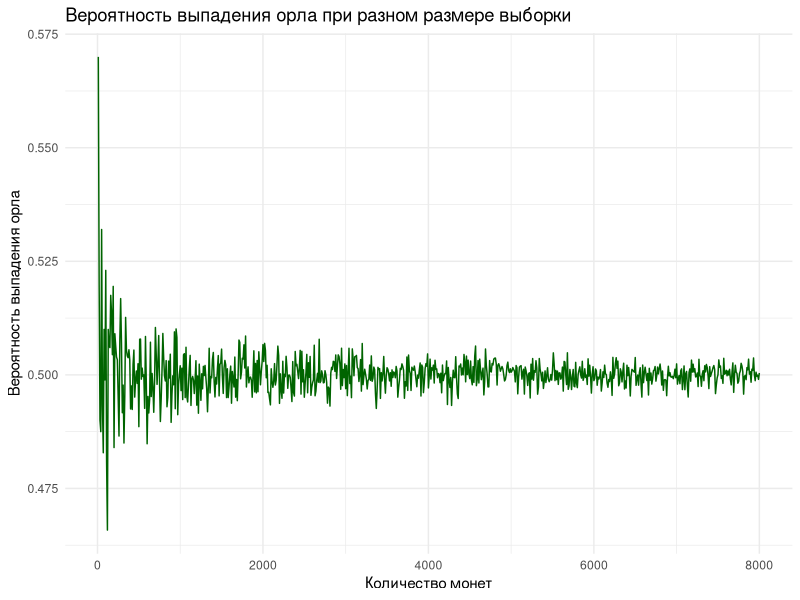
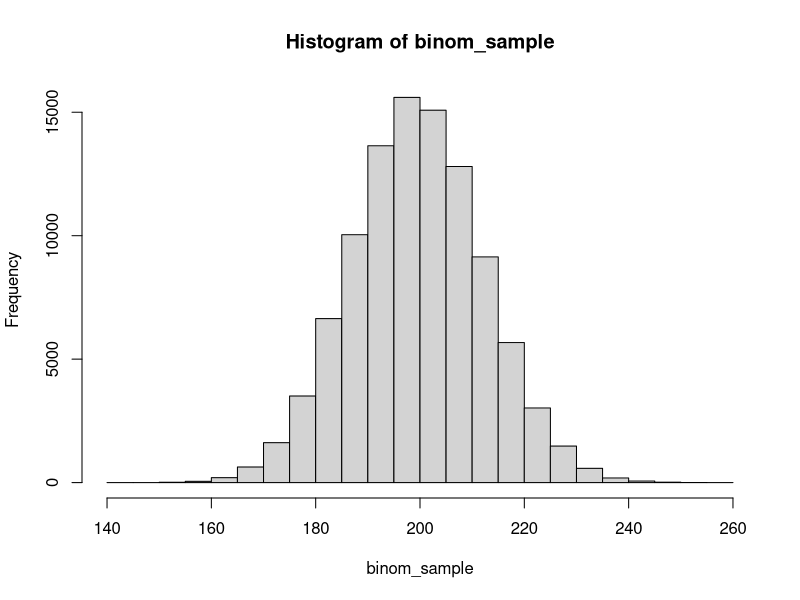
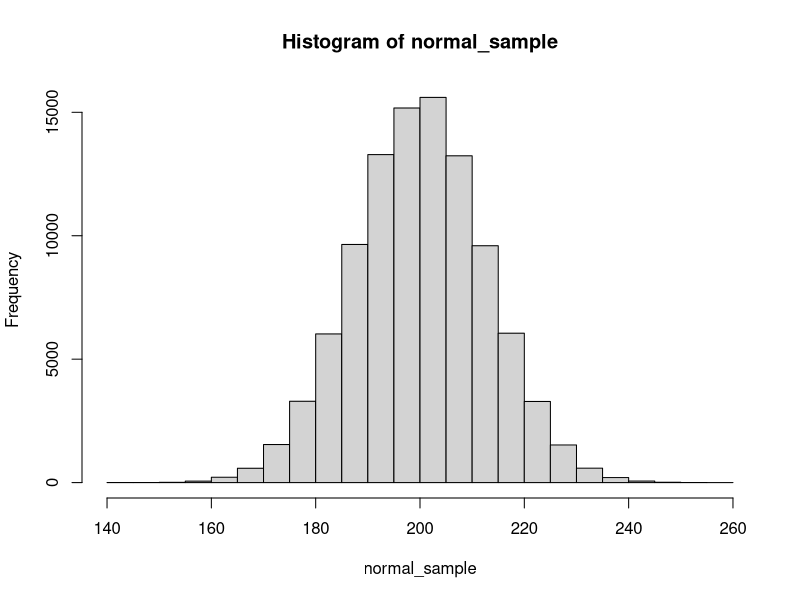
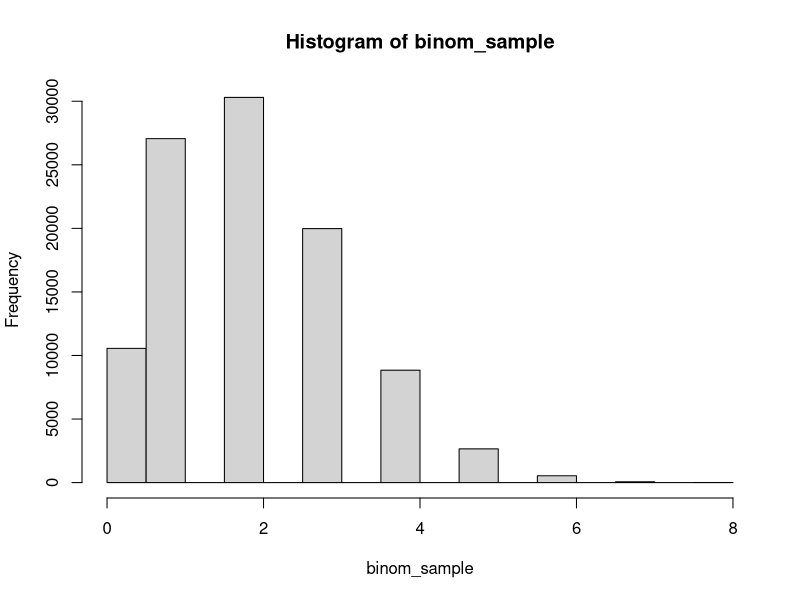
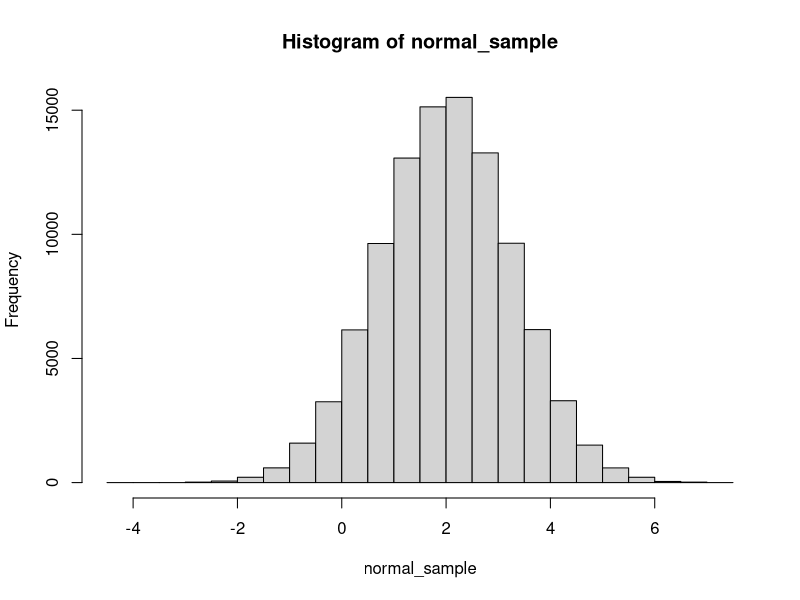
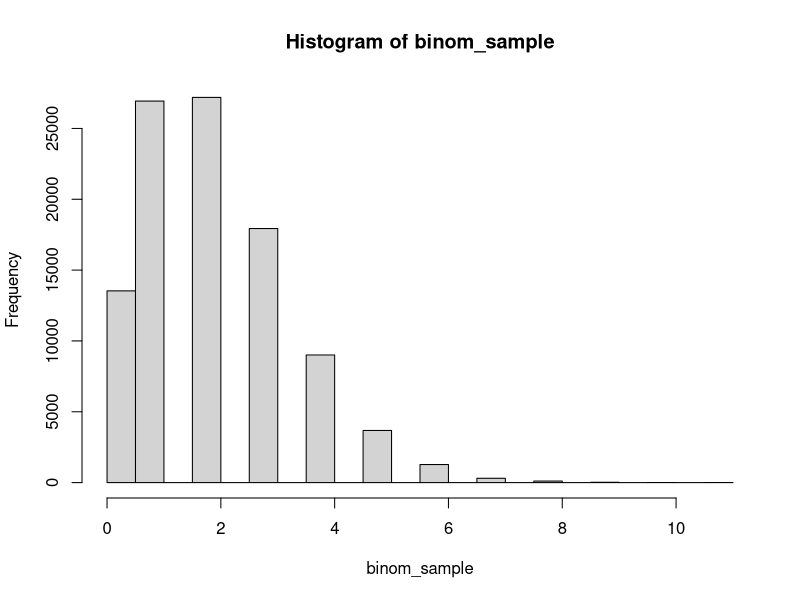
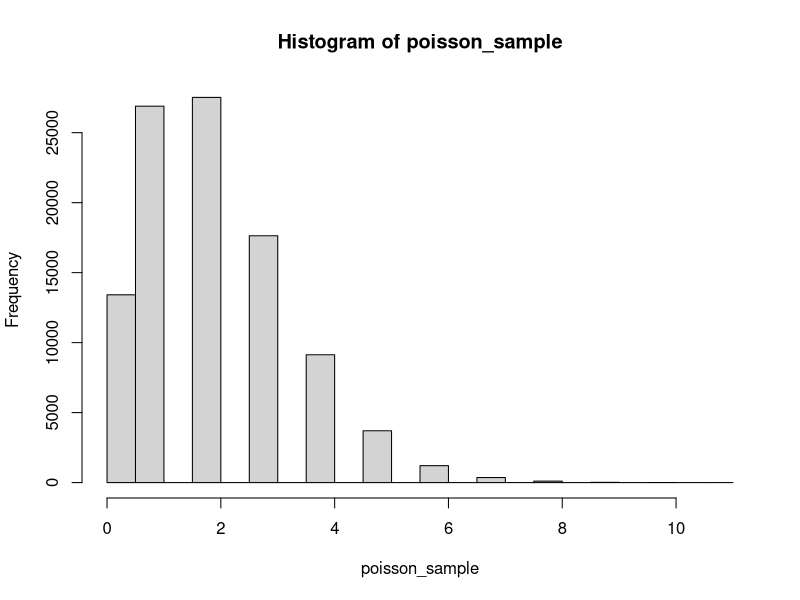
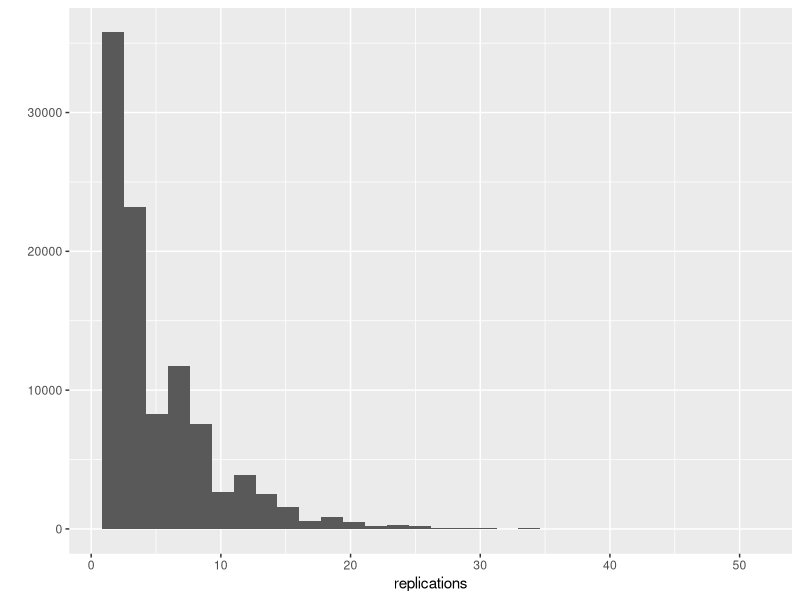

R code for these plots, in order:
## ---- chunk 1
# "Вероятность выпадения орла при разном размере выборки"

# Функция для моделирования броска монеты
simulate_coin_toss <- function(probability, size) {
  mean(rbinom(10, size, probability) / size)
}

# Загрузка необходимых библиотек
library(ggplot2)

# Создание данных
sample_sizes <- seq(10, 8000, 10)
constant_probability <- 0.5

# Расчет вероятности выпадения орла для постоянной вероятности
probability_heads <- sapply(sample_sizes, function(size) simulate_coin_toss(constant_probability, size))

# Создание фрейма данных
data <- data.frame(sample_sizes = rep(sample_sizes, each = length(constant_probability)),
                   constant_probability = rep(constant_probability, times = length(sample_sizes)),
                   probability_heads = probability_heads)

# Построение графика с использованием ggplot2
ggplot(data, aes(x = sample_sizes, y = probability_heads)) +
  geom_line(color = "darkgreen") +
  labs(title = "Вероятность выпадения орла при разном размере выборки",
       x = "Количество монет", y = "Вероятность выпадения орла") +
  theme_minimal()

## ---- chunk 2
# rbinom (количество ипытаний, количество монет, вероятность)
mean(rbinom(10000, 10 , .3) == 2)

# dbinom ( x, size, prob)
dbinom(2, 10, .3)
## ---- chunk 3
# Calculate the probability that at least five coins are heads

1 - pbinom(4, 10, .3)

mean(rbinom(10000, 10, 0.3) >= 5)
# Confirm your answer with a simulation of 10,000 trials
## ---- chunk 4
# Here is how you computed the answer in the last problem
mean(rbinom(10000, 10, .3) >= 5)

# Try now with 100, 1000, 10,000, and 100,000 trials
mean(rbinom(100, 10, .3) >= 5)
mean(rbinom(1000, 10, .3) >= 5)
mean(rbinom(10000, 10, .3) >= 5)
mean(rbinom(100000, 10, .3) >= 5)
mean(rbinom(1000000, 10, .3) >= 5)
## ---- chunk 5
# Calculate the expected value using the exact formula

# EV[X] binomial = size * p
25 * 0.3
# Confirm with a simulation using rbinom

mean(rbinom(10000, 25, 0.3))
## ---- chunk 6
# Calculate the variance using the exact formula
# sigma = size * p * (1-p)

25 * 0.3 * 0.7

# Confirm with a simulation using rbinom

var(rbinom(10000, 25, 0.3))
## ---- chunk 7
# Pr(A & B) = Pr(A) * Pr(B)

# Simulate 100,000 flips of a coin with a 40% chance of heads
A <- rbinom(100000, 1, .4)

# Simulate 100,000 flips of a coin with a 20% chance of heads
B <- rbinom(100000, 1, .2)

# Estimate the probability both A and B are heads
mean(A & B)
## ---- chunk 8
# Pr(A & B & C) = Pr(A) * Pr(B) * Pr(C)

# You've already simulated 100,000 flips of coins A and B
A <- rbinom(100000, 1, .4)
B <- rbinom(100000, 1, .2)

# Simulate 100,000 flips of coin C (70% chance of heads)
C <- rbinom(100000, 1, .7)

# Estimate the probability A, B, and C are all heads
mean(A & B & C)
## ---- chunk 9
# Pr (A | B) = Pr(A) + Pr(B) - Pr(A) * Pr(B)

# Simulate 100,000 flips of a coin with a 60% chance of heads
A <- rbinom(100000, 1, 0.6)

# Simulate 100,000 flips of a coin with a 10% chance of heads
B <- rbinom(100000, 1, 0.1)

# Estimate the probability either A or B is heads
mean(A | B)
## ---- chunk 10
# Use rbinom to simulate 100,000 draws from each of X and Y
X <- rbinom(100000, 10, .6)
Y <- rbinom(100000, 10, .7)

# Estimate the probability either X or Y is <= to 4
mean(X <= 4| Y <= 4) 

# Use pbinom to calculate the probabilities separately
prob_X_less <- pbinom(4, 10, .6)
prob_Y_less <- pbinom(4, 10, .7)

# Combine these to calculate the exact probability either <= 4
prob_X_less + prob_Y_less - prob_X_less * prob_Y_less 

## ---- chunk 11
X <- rbinom(100000, 10, 0.5)
mean(X)
Y <- X * 3

mean(Y)

var(X)
var(Y)
## ---- chunk 12
X <- rbinom(100, 50, 0.4)
mean(X * 3)
## ---- chunk 13
# Simulate 100,000 draws of a binomial with size 20 and p = .1
X <- rbinom(100000, 20, .1)

# Estimate the expected value of X
mean(X)

# Estimate the expected value of 5 * X
mean(X * 5)
## ---- chunk 14
X <- rbinom(100000, 20, .1)
var(X)
var(X * 5)
## ---- chunk 15
# If X is drawn from a binomial with size 20 and p = .3, and Y from size 40 and p = .1, what is the expected value (mean) of X + Y?

X <- rbinom(100000, 20, .3)
Y <- rbinom(100000, 40, .1)
mean(X) + mean((Y))
## ---- chunk 16
# В последнем упражнении с множественным выбором вы изучили ожидаемое значение суммы двух биномов. Здесь вы оцените дисперсию.

# Используйте свое моделирование, чтобы оценить дисперсию 3 * X + Y.

X <- rbinom(100000, 20, .3)
Y <- rbinom(100000, 40, .1)
var(X + Y)
var(3 * X + Y)

## ---- chunk 17
# Simulate 50000 cases of flipping 20 coins from fair and from biased
fair <- rbinom(50000, 20, .5)
biased <- rbinom(50000, 20, .75)

# How many fair cases, and how many biased, led to exactly 11 heads?
fair_11 <- sum(fair == 11)
fair_11
biased_11 <- sum(biased == 11)
biased_11
# Найдите долю честных монет, равную 11, из всех монет, которых было 11

fair_11/(fair_11 + biased_11)

## ---- chunk 18
# Simulate 50000 cases of flipping 20 coins from fair and from biased
fair <- rbinom(50000, 20, .5)
biased <- rbinom(50000, 20, .75)

# How many fair cases, and how many biased, led to exactly 16 heads?
fair_16 <- sum(fair == 16)
fair_16
biased_16 <- sum(biased == 16)
biased_16

# Find the fraction of fair coins that are 16 out of all coins that were 16

fair_16/(fair_16 + biased_16)
## ---- chunk 19
# Simulate 8000 cases of flipping a fair coin, and 2000 of a biased coin
fair_flips <- rbinom(8000 , 20, .5)
biased_flips <- rbinom(2000, 20, .75)

# Find the number of cases from each coin that resulted in 14/20
fair_14 <- sum(fair_flips == 14)
biased_14 <- sum(biased_flips == 14)

# Use these to estimate the posterior probability

fair_14/(fair_14 + biased_14)
## ---- chunk 20
# Simulate 80,000 draws from fair coin, 10,000 from each of high and low coins
flips_fair <- rbinom(80000, 20, .5)
flips_high <- rbinom(10000, 20, .75)
flips_low <- rbinom(10000, 20, .25)

# Compute the number of coins that resulted in 14 heads from each of these piles
fair_14 <- sum (flips_fair == 14)
high_14 <- sum (flips_high == 14)
low_14 <- sum (flips_low == 14)

# Compute the posterior probability that the coin was fair

fair_14 / (fair_14 + high_14 + low_14)
## ---- chunk 21
# Use dbinom to calculate the probability of 11/20 heads with fair or biased coin
probability_fair <-dbinom(11, 20, .5)
probability_biased <- dbinom(11,20,.75)

# Calculate the posterior probability that the coin is fair
probability_fair/ (probability_fair + probability_biased)
## ---- chunk 22
# Find the probability that a coin resulting in 14/20 is fair
probability_fair <- dbinom(14, 20, .5)
probability_biased <- dbinom(14, 20, .75)
probability_fair / (probability_fair + probability_biased)

# Find the probability that a coin resulting in 18/20 is fair
probability_fair <- dbinom(18, 20, .5)
probability_biased <- dbinom(18, 20, .75)
probability_fair / (probability_fair + probability_biased)
## ---- chunk 23
# Use dbinom to find the probability of 16/20 from a fair or biased coin
probability_16_fair <- dbinom(16, 20, .5)
probability_16_biased <- dbinom(16, 20, .75)

# Use Bayes' theorem to find the posterior probability that the coin is fair
probability_16_fair * 0.99/ (probability_16_fair * 0.99 + probability_16_biased * 0.01)
## ---- chunk 24
# Draw a random sample of 100,000 from the Binomial(1000, .2) distribution
binom_sample <- rbinom(100000, 1000, .2)
hist(binom_sample)
# Draw a random sample of 100,000 from the normal approximation
normal_sample <- rnorm(100000, 200, sqrt(160))
hist(normal_sample)
## ---- chunk 25
# Simulations from the normal and binomial distributions
binom_sample <- rbinom(100000, 1000, .2)
normal_sample <- rnorm(100000, 200, sqrt(160))

# Use binom_sample to estimate the probability of <= 190 heads
mean(binom_sample <= 190)

# Use normal_sample to estimate the probability of <= 190 heads
mean(normal_sample <= 190)

# Calculate the probability of <= 190 heads with pbinom
pbinom(190, 1000, .2)

# Calculate the probability of <= 190 heads with pnorm
pnorm(190, 200, sqrt(160))
## ---- chunk 26
# Draw a random sample of 100,000 from the Binomial(10, .2) distribution
binom_sample <- rbinom(100000, 10, .2)
mean(binom_sample)
var(binom_sample)
hist(binom_sample)
# Draw a random sample of 100,000 from the normal approximation
normal_sample <- rnorm(100000, 2, sqrt(1.6))
hist(normal_sample)
## ---- chunk 27
# Draw a random sample of 100,000 from the Binomial(1000, .002) distribution
binom_sample <- rbinom(100000, 1000, .002) 
hist(binom_sample)
# Draw a random sample of 100,000 from the Poisson approximation
poisson_sample <- rpois(100000, 2)
hist(poisson_sample)
## ---- chunk 28
# Simulate 100,000 draws from Poisson(2)
poisson_sample <-rpois(100000, 2)

# Find the percentage of simulated values that are 0
mean(poisson_sample == 0)

# Use dpois to find the exact probability that a draw is 0
dpois(0,2)
## ---- chunk 29
X <- rpois(100000, 1)
Y <- rpois(100000, 2)

Z <- X + Y # equal distr : rpois(10000,3)

## ---- chunk 30
# Simulate 100 instances of flipping a 20% coin
flips <- rbinom(100,1, .2)

# Use which to find the first case of 1 ("heads")
which(flips == 1)[1]
## ---- chunk 31
library(ggplot2)
# Existing code for finding the first instance of heads
which(rbinom(100, 1, 0.2) == 1)[1]

# Replicate this 100,000 times using replicate()
replications <- replicate(100000, which(rbinom(100, 1, 0.2) == 1)[1])

# Histogram the replications with qplot
qplot(replications)
## ---- chunk 32
# Replications from the last exercise
replications <- replicate(100000, which(rbinom(100, 1, .2) == 1)[1])
hist(replications)

# Generate 100,000 draws from the corresponding geometric distribution
geom_sample <- rgeom(n = 100000, prob = 0.2)
hist(geom_sample)
## ---- chunk 33
pgeom(4, .1)
1 - pgeom(19, 0.1)
## ---- chunk 34
# Calculate the probability of machine working on day 1-30
library(ggplot2)
still_working <- 1 - pgeom(c(0:29), .1)

# Plot the probability for days 1 to 30
qplot(1:30, still_working)
## ---- chunk 35
# Заданные вероятности
p_disease <- 0.01  # Вероятность того, что человек болен
p_not_disease <- 1 - p_disease  # Вероятность того, что человек не болен
p_positive_given_disease <- 0.95  # Вероятность положительного результата при наличии болезни (чувствительность)
p_positive_given_not_disease <- 1 - 0.90  # Вероятность положительного результата при отсутствии болезни (ложное срабатывание)

# Применение теоремы Байеса
p_disease_given_positive <- (p_positive_given_disease * p_disease) / ((p_positive_given_disease * p_disease) + (p_positive_given_not_disease * p_not_disease))

# Вывод результата
cat("Вероятность, что человек болен при положительном тесте:", round(p_disease_given_positive * 100, 2), "%\n")


## ---- chunk 36
# Генерация данных (положительные и отрицательные результаты теста)
n <- 100  # Общее количество испытаний
p <- 0.05  # Вероятность успеха (положительный результат теста)

# Моделирование биномиального распределения
binomial_distribution <- rbinom(1000, n, p)

# Построение гистограммы
hist(binomial_distribution, breaks = seq(0, n+1, by = 1), 
     main = "Биномиальное распределение в лабораторной диагностике",
     xlab = "Количество положительных результатов", ylab = "Частота")


## ---- chunk 37
# Заданные вероятности и количество испытаний
n <- 100  # Общее количество испытаний (людей)
p_disease <- 0.1  # Вероятность того, что человек болен
p_not_disease <- 1 - p_disease  # Вероятность того, что человек не болен
p_positive_given_disease <- 0.9  # Вероятность положительного результата при наличии болезни (чувствительность)
p_positive_given_not_disease <- 1 - 0.95  # Вероятность положительного результата при отсутствии болезни (ложное срабатывание)

# Моделирование биномиального распределения для положительных результатов теста
binomial_distribution <- rbinom(1000, n, p_disease)

# Построение гистограммы
hist(binomial_distribution, breaks = seq(0, n+1, by = 1), 
     main = "Биномиальное распределение для результатов теста ТТГ",
     xlab = "Количество положительных результатов", ylab = "Частота")

# Вероятность того, что человек действительно болен при положительном тесте
p_disease_given_positive <- (p_positive_given_disease * p_disease) / ((p_positive_given_disease * p_disease) + (p_positive_given_not_disease * p_not_disease))

cat("Вероятность, что человек болен при положительном тесте:", round(p_disease_given_positive * 100, 2), "%\n")

## ---- chunk 38
# Заданные вероятности и количество испытаний
n <- 200  # Общее количество испытаний (людей)
p_disease <- 0.15  # Вероятность того, что человек болен
p_not_disease <- 1 - p_disease  # Вероятность того, что человек не болен

# Моделирование биномиального распределения для положительных результатов теста
binomial_distribution <- rbinom(1000, n, p_disease/n)

# Расчет доверительного интервала
confidence_interval <- binom.test(sum(binomial_distribution), n, conf.level = 0.95)$conf.int

# Вывод результатов
cat("Доверительный интервал для вероятности болезни:", round(confidence_interval[1] * 100, 2), "% - ", round(confidence_interval[2] * 100, 2), "%\n")

## ---- chunk 39
# Заданные вероятности и количество испытаний
n <- 150  # Общее количество пациентов
p_disease <- 0.1  # Вероятность того, что пациент болен
p_not_disease <- 1 - p_disease  # Вероятность того, что пациент не болен
p_positive_given_disease <- 0.9  # Вероятность положительного результата при наличии болезни (чувствительность)
p_positive_given_not_disease <- 1 - 0.95  # Вероятность положительного результата при отсутствии болезни (ложное срабатывание)

# Моделирование биномиального распределения для положительных результатов теста
binomial_distribution <- rbinom(1000, n, p_disease)

# Построение гистограммы
hist(binomial_distribution, col = "darkgreen", breaks = seq(0, n+1, by = 1), 
     main = "Биномиальное распределение для результатов теста ТТГ",
     xlab = "Количество положительных результатов", ylab = "Частота")

# Вероятность получения определенного количества положительных результатов
probability_10_positives <- dbinom(10, n, p_disease)
cat("Вероятность получения 10 положительных результатов теста:", round(probability_10_positives * 100, 2), "%\n")

## ---- chunk 40
visualize_se <- function() {
  set.seed(123)  # Set the seed for reproducibility
  
  sample_sizes <- seq(5, 200, by = 8)  # Sample sizes from 8 to 200
  num_samples <- 1000  # Number of samples for each size
  
  se_values <- sapply(sample_sizes, function(size) {
    means <- replicate(num_samples, mean(rnorm(size)))
    sd(means) / sqrt(size)
  })
  
  # Plotting
  plot(sample_sizes, se_values, type = "b", pch = 16, 
       main = "Dependency of Standard Error on Sample Size",
       xlab = "Sample Size", ylab = "Standard Error of the Mean")
  
  abline(h = sd(rnorm(1000)) / sqrt(sample_sizes[1]), col = "red", lty = 2)
  legend("topright", legend = c("Theoretical Value", "Experimental Data"), col = c("red", "black"), lty = c(2, 1), pch = c(NA, 16))
}

# Call the function
visualize_se()


## ---- chunk 41
visualize_standard_error <- function(data, max_sample_size) {
  sample_sizes <- seq(8, max_sample_size, by = 1)
  means <- numeric(length(sample_sizes))
  standard_errors <- numeric(length(sample_sizes))

  for (i in seq_along(sample_sizes)) {
    sample_size <- sample_sizes[i]
    sample_means <- replicate(1000, mean(sample(data, sample_size)))
    means[i] <- mean(sample_means)
    standard_errors[i] <- sd(sample_means) / sqrt(sample_size)
  }

  plot(sample_sizes, standard_errors, type = 'b',
       xlab = 'Sample Size', ylab = 'Standard Error',
       main = 'Standard Error of the Mean vs. Sample Size')
}

max <- 300
df <- rnorm(1000, 20,3)
visualize_standard_error(df, max)
